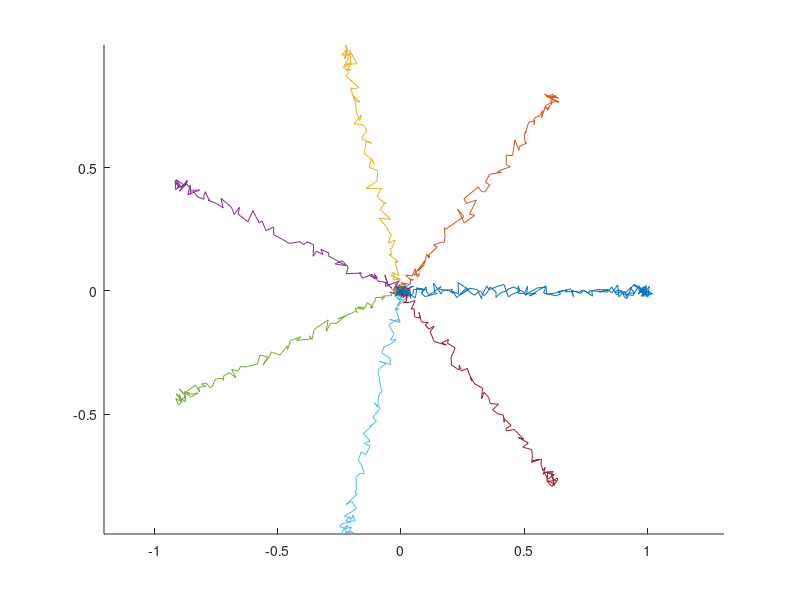

This figure's MATLAB source: (Note: this script raises an error after producing the figure.)
%% Test Auto-Regression
close all
clear 
t = 1:100;
T = 100;
t = t/T;
P1 = [];
P2 = [];
figure
hold on
axis equal
for d = 1:8 
O = linspace(0,2*pi,8);
X = [0,cos(O(d))];
Y = [0,sin(O(d))];
x = X(1)+(X(2)-X(1));
y = Y(1)+(Y(2)-Y(1));
p = [x;y]*(10*t.^3 - 15*t.^4 + 6*t.^5);
p1 = awgn(p,30,'measured');
p2 = awgn(p,30,'measured');
plot(p1(1,:),p1(2,:));
P1 =[P1,p1];
P2 =[P2,p2];
end

n = 2;
[S,s] = DataSet.Shift(P1,n);
A = S*pinv(s);
[~,s] = DataSet.Shift(P2,n);
p_est = A*s;
plot(p_est(1,:),p_est(2,:));
